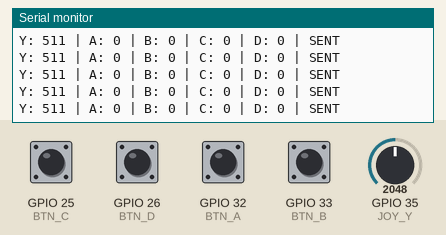
This sketch was run on a simulated ESP32. Shown: the last lines printed to the serial monitor. Inputs (shaded band) come from the test bench; at power-on: GPIO 25 (BTN_C), GPIO 26 (BTN_D), GPIO 32 (BTN_A), GPIO 33 (BTN_B) HIGH, GPIO 35 (JOY_Y) = 2048.

Above: at 2.7 s.
2.8 s: GPIO 35 (JOY_Y) set to 431
At 3.4 s:
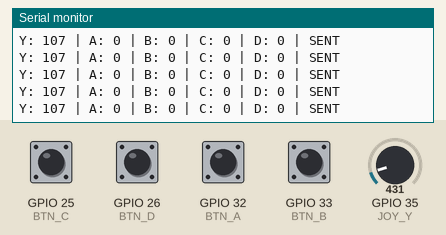
5.8 s: GPIO 35 (JOY_Y) set to 375
At 6.5 s:
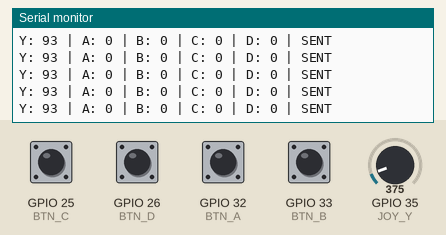
Timing chart, 0 to 8.8 s (numbered marks = the images above; inputs shaded):
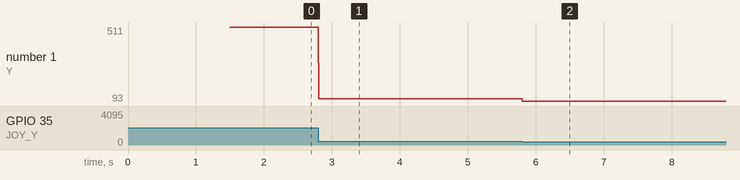

Measured:
- after the input at 2.8 s, the serial monitor: prints a new line at once (image 1)
- after the input at 5.8 s, the serial monitor: prints a new line at once (image 2)
- plotted number 1: 511 → 107 after the input at 2.8 s, 107 → 93 after the input at 5.8 s

The sketch:

Joystic_control_esp32.ino
```cpp
#include <WiFi.h>
#include <esp_now.h>
uint8_t receiverAddress[] = {0xFC, 0xE8, 0xC0, 0xC3, 0x54, 0x94};
#define JOY_Y      35
#define BTN_A      32
#define BTN_C      25
#define BTN_D      26
#define BTN_B      33

typedef struct { int yVal; int btnA; int btnB; int btnC; int btnD; } ControlData;

ControlData controls;

void OnDataSent(const wifi_tx_info_t *info, esp_now_send_status_t status) {
  if (status != ESP_NOW_SEND_SUCCESS) {
    Serial.println("WARNING: ESP-NOW DELIVERY FAILED!");
  }
}

void setup() {
  Serial.begin(115200);

  delay(1000);
  pinMode(BTN_A, INPUT_PULLUP);
  pinMode(BTN_C, INPUT_PULLUP);
  pinMode(BTN_D, INPUT_PULLUP);
  pinMode(BTN_B, INPUT_PULLUP);


  WiFi.mode(WIFI_STA);
  delay(500);
  // Start ESP-NOW
  if (esp_now_init() != ESP_OK) {
    Serial.println("ERROR: ESP-NOW initialization failed!");
    return;
  }
  // Register send callback
  esp_now_register_send_cb(OnDataSent);

  // Add ESP32 #2 as peer
  esp_now_peer_info_t peerInfo = {};
  memcpy(peerInfo.peer_addr, receiverAddress, 6);
  peerInfo.channel = 0;
  peerInfo.encrypt = false;
  if (esp_now_add_peer(&peerInfo) != ESP_OK) {
    Serial.println("ERROR: Failed to add ESP32 #2!");
    return;
  }
  Serial.println();
  Serial.println("ESP32 #1 JOYSTICK TRANSMITTER");
  Serial.println("READY!");
}

void loop() {
  int rawY = analogRead(JOY_Y);
  controls.yVal = map( rawY, 0, 4095, 0, 1023 );
  typedef struct { int yVal; int btnA; int btnB; int btnC; int btnD; } ControlData;
  controls.btnA = !digitalRead(BTN_A);
  controls.btnC = !digitalRead(BTN_C);
  controls.btnD = !digitalRead(BTN_D);
  controls.btnB = !digitalRead(BTN_B);

  esp_err_t result = esp_now_send( receiverAddress, (uint8_t *)&controls, sizeof(controls) );

  Serial.print("Y: "); Serial.print(controls.yVal);
  Serial.print(" | A: "); Serial.print(controls.btnA);
  Serial.print(" | B: "); Serial.print(controls.btnB);
  Serial.print(" | C: "); Serial.print(controls.btnC);
  Serial.print(" | D: "); Serial.print(controls.btnD);
  if (result == ESP_OK) {
    Serial.println(" | SENT");

  } else {
    Serial.println(" | SEND ERROR");
  }
}
```
